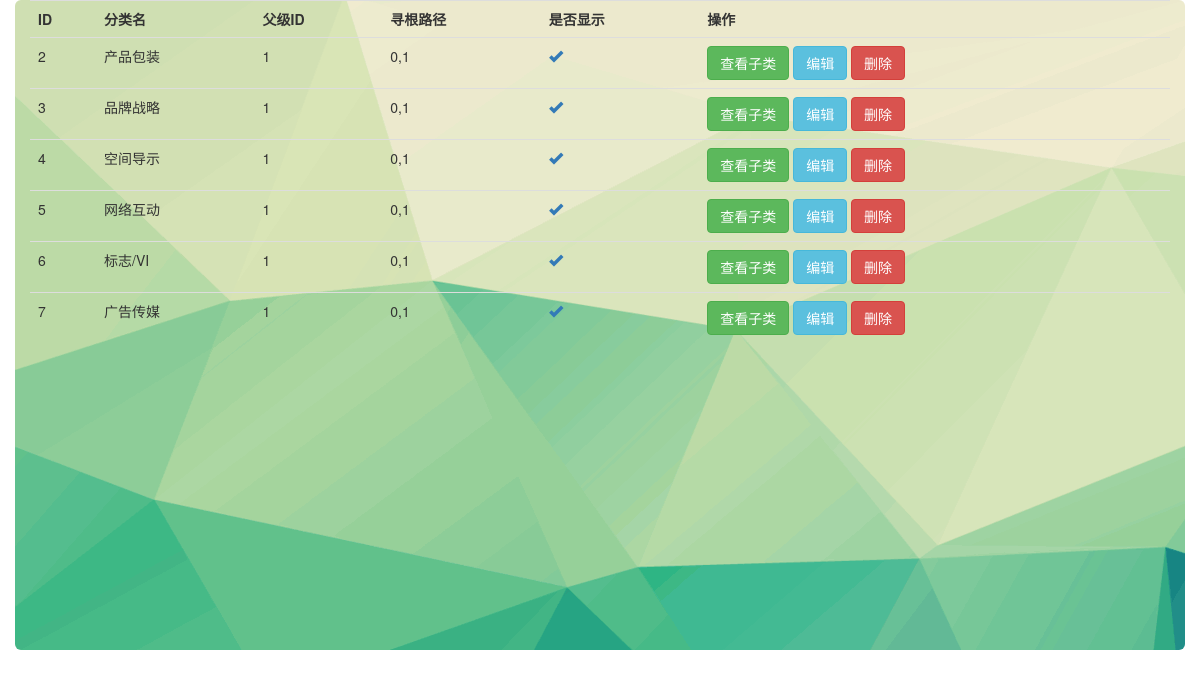
The app's page /admin/category/index.php?pid=1 with its own data.
### tables this page shows
CREATE TABLE `category` (
  `id` int(255) NOT NULL,
  `cname` varchar(60) NOT NULL,
  `pid` varchar(60) NOT NULL,
  `path` varchar(60) NOT NULL,
  `display` int(60) NOT NULL DEFAULT '1'
);

### admin/include/function.php (called while the page is built, shortened)
<?php
	function query($link,$sql)
	{
		$result = mysqli_query($link,$sql);
		if($result){
			$list = mysqli_fetch_all($result,MYSQLI_ASSOC);
			return $list;
		}else{
			return false;
		}
	}
?>

### admin/category/index.php (the view, shortened to what this page needs)
<?php require "../init.php";
  $pid=isset($_GET['pid'])?$_GET['pid']:0;
  $sql="select `id`,`cname`,`pid`,`path`,`display` from category where `pid`=$pid";
  $clist=query($link,$sql);
?>
<!DOCTYPE html>
<html lang="zh-CN">
  <head>
    <link href="../public/css/bootstrap.min.css" rel="stylesheet">
    <link href="../public/css/cate.css" rel="stylesheet">
  </head>
  <body>
  	<div class="container cate-bg img-rounded">
      <table class="table table-hover table-border">
        <tr>
          <th>ID</th>
          <th>分类名</th>
          <th>父级ID</th>
          <th>寻根路径</th>
          <th>是否显示</th>
          <th>操作</th>
        </tr>
        <?php if(empty($clist)): ?>
        <tr>
          <td colspan="6">
            <h3 class="text-center">
              <label class="label label-danger">暂无数据</label>
            </h3>
          </td>
        </tr>
        <?php else :?>
        <?php foreach($clist as $key => $val) : ?>
          <tr>
            <td><?php echo $val['id'] ?></td>
            <td><?php echo $val['cname'] ?></td>
            <td><?php echo $val['pid'] ?></td>
            <td><?php echo $val['path'] ?></td>
            <td>
              <?php if($val['display']==1): ?>
                <a href="./action.php?a=display&id=<?php echo $val['id'] ?>&display=2"><span class="glyphicon glyphicon-ok"></span></a>
              <?php else: ?>
                <a href="./action.php?a=display&id=<?php echo $val['id'] ?>&display=1"><span class="glyphicon glyphicon-remove"></span></a>
              <?php endif ?>
            </td>
            <td>
              <a href="./index.php?pid=<?php echo $val['id'] ?>" class="btn btn-success">查看子类</a>
              <a href="./edit.php?id=<?php echo $val['id'] ?>" class="btn btn-info">编辑</a>
              <a href="./action.php?a=del&id=<?php echo $val['id'] ?>&pid=<?php echo $val['pid']?>&path=<?php echo $val['path']?>" class="btn btn-danger">删除</a>
            </td>
          </tr>
        <?php endforeach ?>
        <?php endif ?>
      </table>
  	</div>
  </body>
</html>

### admin/public/css/cate.css (style rules this page uses)
.cate-bg { background:url(../images/bg2.png); height:650px; }

### records on screen
category: id "2", cname "产品包装", pid "1", path "0,1"
category: id "3", cname "品牌战略", pid "1", path "0,1"
category: id "4", cname "空间导示", pid "1", path "0,1"
category: id "5", cname "网络互动", pid "1", path "0,1"
category: id "6", cname "标志/VI", pid "1", path "0,1"
category: id "7", cname "广告传媒", pid "1", path "0,1"
